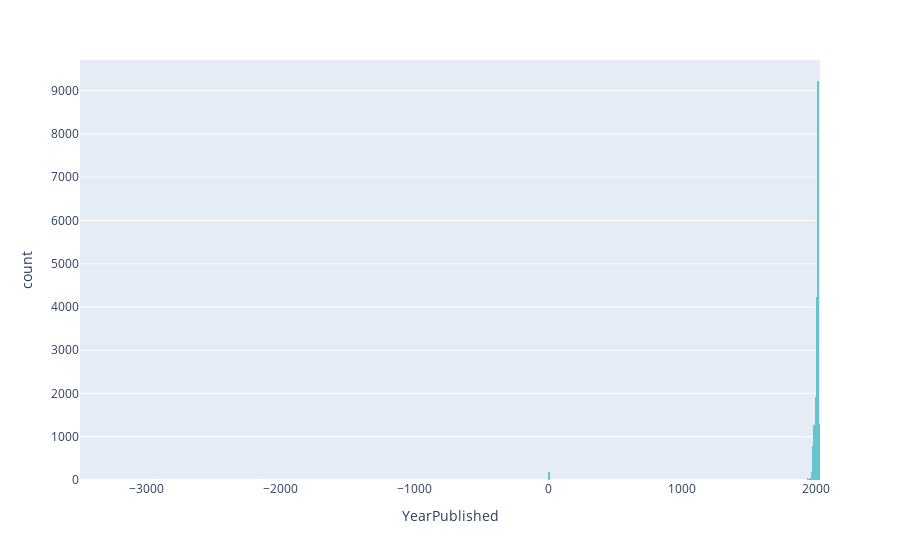

Write notebook code for a chart like this one.
### Markdown cell above
There are a lot of games! However, some are VERY old.

### Code cell
fig = px.histogram(boardgames_df, x= 'YearPublished', color_discrete_sequence = color_pallete)
fig.show()

### Figure 1 — Plotly figure (JSON) as saved in the notebook; plotly's stock layout.template omitted (floating-point values rounded to 4 significant figures; data arrays with more than 128 entries replaced by an {"elided": "..."} marker saying what was removed)
{"data": [{"alignmentgroup": "True", "bingroup": "x", "hovertemplate": "YearPublished=%{x}<br>count=%{y}<extra></extra>", "legendgroup": "", "marker": {"color": "rgb(102, 197, 204)", "pattern": {"shape": ""}}, "name": "", "offsetgroup": "", "orientation": "v", "showlegend": false, "type": "histogram", "x": {"elided": "19365 int values"}, "xaxis": "x", "yaxis": "y"}], "layout": {"barmode": "relative", "legend": {"tracegroupgap": 0}, "margin": {"t": 60}, "xaxis": {"anchor": "y", "domain": [0, 1], "title": {"text": "YearPublished"}}, "yaxis": {"anchor": "x", "domain": [0, 1], "title": {"text": "count"}}}}
